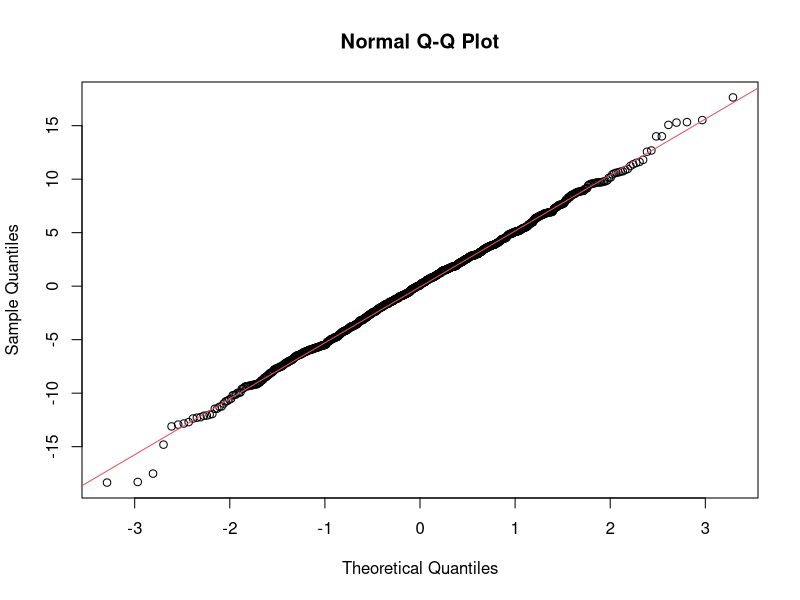
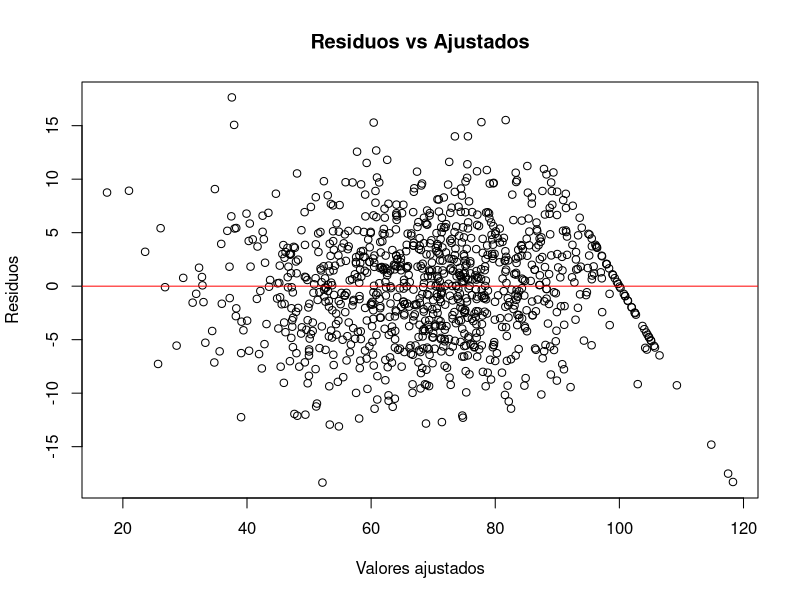
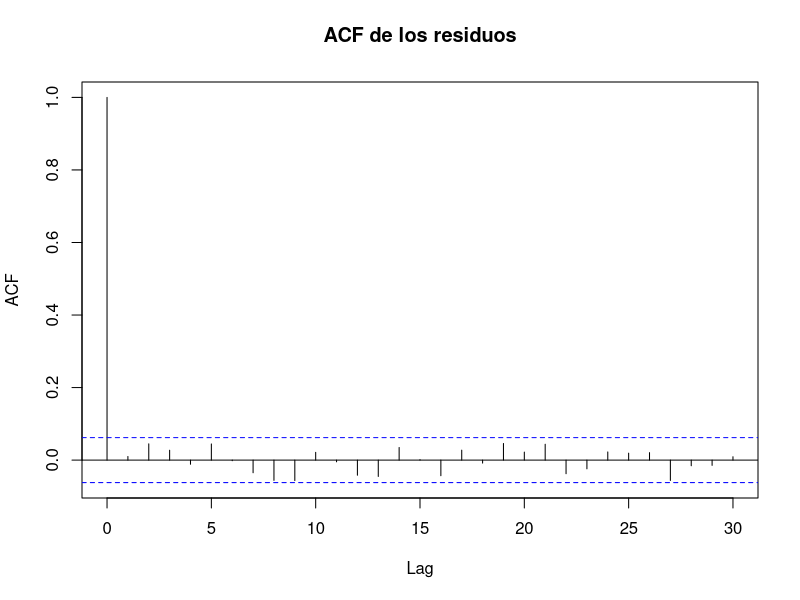
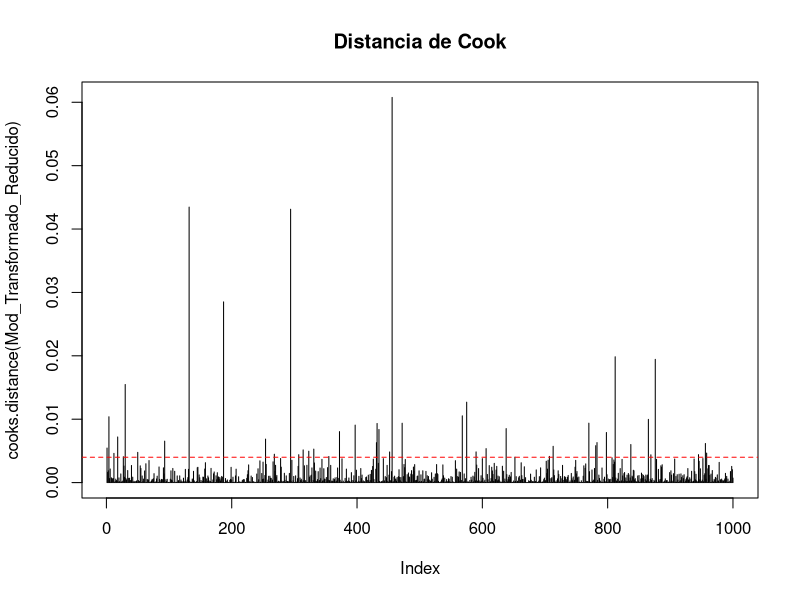
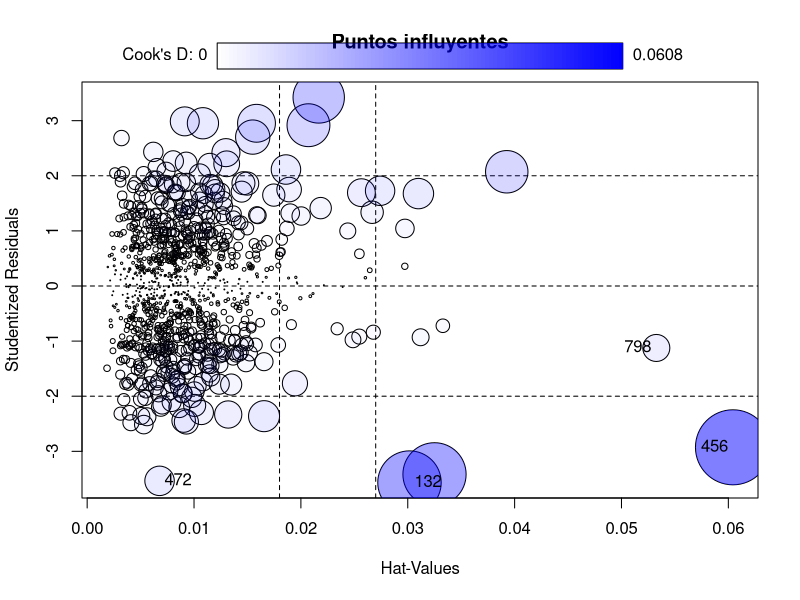

These charts were generated, in order, by the following R code:
# ------------------------- Cargar paquetes ------------------------------------
library(readxl)
library(ggplot2)
library(car)
library(lmtest)
library(nortest)
require(zoo)
library(MASS)

# --------------------------- Cargar datos -------------------------------------
df <- read_excel("data/student_habits_performance.xlsx")

# Nuevos nombres
nuevos_nombres <- c("ID_Alumno", "Edad", "Genero", "Horas_Estudio", "Redes_Sociales", 
                    "Netflix", "Trabajo", "Asistencia", "Horas_Sueño", 
                    "Calidad_Dieta", "Frecuencia_Ejercicio", "Educacion_Parental", 
                    "Calidad_Internet", "Salud_Mental", "Act_Extraescolar", "Puntaje_Examen")
colnames(df) <- nuevos_nombres

# --------------------------- Factores -------------------------------------
df$Genero <- factor(df$Genero)
df$Trabajo <- factor(df$Trabajo)
df$Calidad_Dieta <- factor(df$Calidad_Dieta)
df$Educacion_Parental <- factor(df$Educacion_Parental)
df$Calidad_Internet <- factor(df$Calidad_Internet)
df$Act_Extraescolar <- factor(df$Act_Extraescolar)

# ------------------------- Estimación de modelos ------------------------------

# Modelo base completo (variables originales)
Mod_Completo <- lm(Puntaje_Examen ~ Edad + Genero + Horas_Estudio +
                     Redes_Sociales + Netflix + Trabajo + Asistencia +
                     Horas_Sueño + Calidad_Dieta + Frecuencia_Ejercicio +
                     Educacion_Parental + Calidad_Internet + Salud_Mental +
                     Act_Extraescolar,
                   data = df)

# Nueva variable Tiempo_Pantalla
df$Tiempo_Pantalla <- df$Redes_Sociales + df$Netflix

# Modelo extendido (con transformaciones)
Mod_Comp_Transformado <- lm(Puntaje_Examen ~ Edad + Genero + Horas_Estudio + I(Horas_Estudio^2) +
                              Tiempo_Pantalla + Asistencia + I(Asistencia^2) +
                              Horas_Sueño + I(Horas_Sueño^2) +
                              Frecuencia_Ejercicio * Salud_Mental +
                              Calidad_Dieta + Educacion_Parental +
                              Calidad_Internet + Act_Extraescolar + Trabajo,
                            data = df)

# ------------------ Comparación de modelos base vs extendido ------------------

# Función de comparación sin funciones personalizadas
comparar_modelos <- function(modelo, nombre){
  res <- residuals(modelo)
  data.frame(
    Modelo = nombre,
    AIC = AIC(modelo),
    R2 = summary(modelo)$r.squared,
    R2_Ajustado = summary(modelo)$adj.r.squared,
    RMSE = sqrt(mean(res^2))
  )
}

# Comparar modelos
resultados <- rbind(
  comparar_modelos(Mod_Completo, "Mod_Completo"),
  comparar_modelos(Mod_Comp_Transformado,  "Mod_Comp_Transformado")
)
print(resultados)

# ------------------ Pruebas de hipótesis --------------------

# Global: F-test (ANOVA)
anova(Mod_Comp_Transformado)

# Individual: t-test
summary(Mod_Comp_Transformado)

# ------------------ Reducción de modelo usando stepAIC ------------------------
Mod_Transformado_Reducido  <- stepAIC(Mod_Comp_Transformado, direction = "both", trace = FALSE)

# ------------------ Comparación de modelos final ------------------------------
resultados <- rbind(
  comparar_modelos(Mod_Completo, "Mod_Completo"),
  comparar_modelos(Mod_Comp_Transformado,  "Mod_Comp_Transformado"),
  comparar_modelos(Mod_Transformado_Reducido,  "Mod_Transformado_Reducido")
)
print(resultados)

# ------------------ Validación de supuestos -----------------------------------

# Normalidad de los residuos
shapiro.test(residuals(Mod_Transformado_Reducido))   # Shapiro-Wilk
ad.test(residuals(Mod_Transformado_Reducido))        # Anderson-Darling
lillie.test(residuals(Mod_Transformado_Reducido))    # Kolmogorov-Smirnov (Lilliefors)
qqnorm(residuals(Mod_Transformado_Reducido)); qqline(residuals(Mod_Transformado_Reducido), col = 2)

# Homocedasticidad
bptest(Mod_Transformado_Reducido)
ncvTest(Mod_Transformado_Reducido)
plot(Mod_Transformado_Reducido$fitted.values, residuals(Mod_Transformado_Reducido),
     main="Residuos vs Ajustados", xlab="Valores ajustados", ylab="Residuos")
abline(h = 0, col="red")

# Independencia de errores
dwtest(Mod_Transformado_Reducido)
acf(residuals(Mod_Transformado_Reducido), main="ACF de los residuos")

# Multicolinealidad
vif(Mod_Transformado_Reducido)

# Observaciones influyentes
plot(cooks.distance(Mod_Transformado_Reducido), type="h", main="Distancia de Cook")
abline(h = 4/nrow(df), col="red", lty=2)
influencePlot(Mod_Transformado_Reducido, id.method="identify", main="Puntos influyentes")


# ---------------- Modelo seleccionado ---------------
summary(Mod_Transformado_Reducido)
